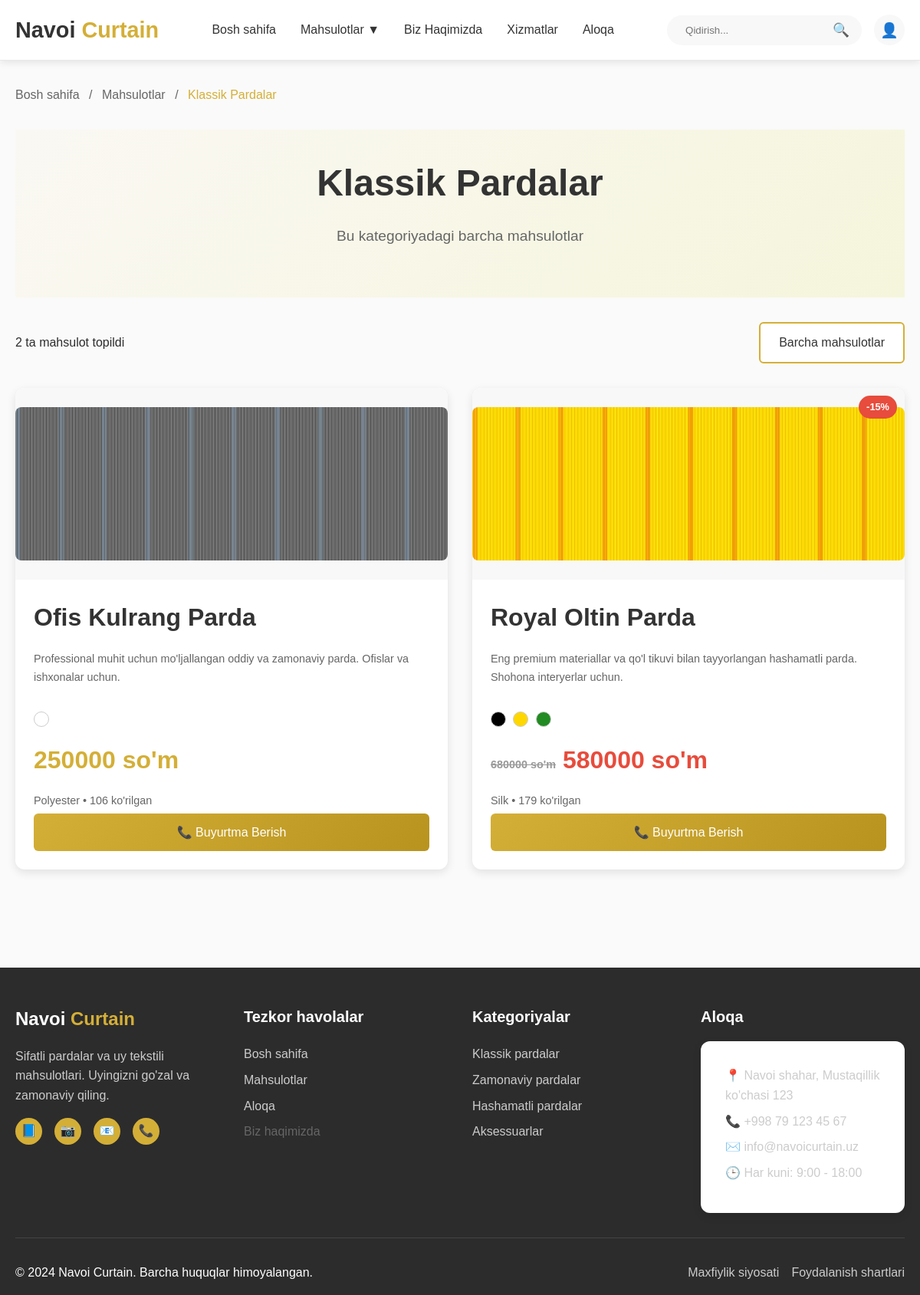
The app's page /category/4/ with its own data.
### apps/curtains/models.py (models this page shows, shortened)
class Category(models.Model):
    title = models.CharField(_('Nomi'), max_length=225, help_text=_('Kategoriya nomi'))
    created_date = models.DateTimeField(_('Yaratilgan sana'), auto_now_add=True)
    class Meta:
        verbose_name = _('Kategoriya')
        verbose_name_plural = _('Kategoriyalar')
        ordering = ['-created_date']
        db_table = 'categories'

class Curtain(models.Model):
    FABRIC_CHOICES = [
        ('cotton', _('Paxta')),
        ('silk', _('Ipak')),
        ('linen', _('Zig\'ir')),
        ('polyester', _('Polyester')),
        ('velvet', _('Baxmal')),
        ('other', _('Boshqa')),
    ]
    STATUS_CHOICES = [
        ('available', _('Mavjud')),
        ('out_of_stock', _('Tugagan')),
        ('discontinued', _('To\'xtatilgan')),
    ]
    title = models.CharField(_('Nomi'), max_length=225, help_text=_('Parda nomi'))
    slug = models.SlugField(_('Slug'), max_length=255, unique=True, blank=True)
    content = models.TextField(_('Ta\'rif'), null=True, blank=True, help_text=_('Parda haqida batafsil ma\'lumot'))
    price = models.PositiveIntegerField(_('Narxi'), help_text=_('So\'mda narx'))
    discount_price = models.PositiveIntegerField(_('Chegirmali narx'), null=True, blank=True)
    category = models.ForeignKey(Category, on_delete=models.SET_NULL, null=True,
                               related_name='curtains', verbose_name=_('Kategoriya'))
    colors = models.ManyToManyField(Color, verbose_name=_('Ranglar'), blank=True,
                                  related_name='curtains')
    fabric_type = models.CharField(_('Mato turi'), max_length=20, choices=FABRIC_CHOICES,
                                 default='other')
    width = models.PositiveIntegerField(_('Eni (sm)'), null=True, blank=True)
    height = models.PositiveIntegerField(_('Balandligi (sm)'), null=True, blank=True)
    status = models.CharField(_('Holati'), max_length=20, choices=STATUS_CHOICES, default='available')
    is_featured = models.BooleanField(_('Asosiy'), default=False,
                                    help_text=_('Asosiy sahifada ko\'rsatish'))
    is_active = models.BooleanField(_('Faol'), default=True)
    views = models.PositiveIntegerField(_('Ko\'rishlar soni'), default=0)
    stock_quantity = models.PositiveIntegerField(_('Ombordagi soni'), default=0)
    created_date = models.DateTimeField(_('Yaratilgan sana'), auto_now_add=True)
    modified_date = models.DateTimeField(_('O\'zgartirilgan sana'), auto_now=True)
    class Meta:
        verbose_name = _('Parda')
        verbose_name_plural = _('Pardalar')
        ordering = ['-created_date']
        db_table = 'curtains'
        indexes = [
            models.Index(fields=['slug']),
            models.Index(fields=['category', 'is_active']),
            models.Index(fields=['is_featured', 'is_active']),
        ]
    @property
    def is_on_sale(self):
        return self.discount_price and self.discount_price < self.price
    @property
    def final_price(self):
        return self.discount_price if self.is_on_sale else self.price

class CurtainImage(models.Model):
    curtain = models.ForeignKey(Curtain, on_delete=models.CASCADE, related_name='images',
                              verbose_name=_('Parda'))
    image = models.ImageField(_('Rasm'), upload_to='curtains/%Y/%m/%d/')
    alt_text = models.CharField(_('Alt matni'), max_length=255, blank=True)
    is_main = models.BooleanField(_('Asosiy rasm'), default=False)
    order = models.PositiveIntegerField(_('Tartib'), default=0)
    created_date = models.DateTimeField(_('Yaratilgan sana'), auto_now_add=True)
    class Meta:
        verbose_name = _('Parda rasmi')
        verbose_name_plural = _('Parda rasmlari')
        ordering = ['order', '-created_date']
        db_table = 'curtain_images'

class Color(models.Model):
    title = models.CharField(_('Rang nomi'), max_length=225, help_text=_('Rang nomi'))
    hex_code = models.CharField(_('Rang kodi'), max_length=7, blank=True, null=True, help_text=_('#ffffff formatida'))
    created_date = models.DateTimeField(_('Yaratilgan sana'), auto_now_add=True)
    class Meta:
        verbose_name = _('Rang')
        verbose_name_plural = _('Ranglar')
        ordering = ['title']
        db_table = 'colors'

### apps/curtains/views.py (the view)
# urls.py: path('category/<int:pk>/', views.category_detail_view, name='category_detail'),
def category_detail_view(request, pk):
    category = get_object_or_404(Category, pk=pk)
    curtains = Curtain.objects.filter(
        category=category, is_active=True
    ).select_related('category').prefetch_related('images', 'colors')
    paginator = Paginator(curtains, 12)
    page_number = request.GET.get('page')
    page_obj = paginator.get_page(page_number)
    context = {
        'category': category,
        'page_obj': page_obj,
    }
    return render(request, 'category.html', context)

### apps/curtains/templatetags/math_extras.py (called while the page is built)
@register.filter
def sub(value, arg):
    return int(value) - int(arg)

### templates/category.html (shortened to what this page needs)
<!DOCTYPE html>
<html lang="uz">
{% load static %}
<head>
    <link rel="stylesheet" href="{% static 'css/styles.css' %}">
</head>
<body>
    {% include 'header.html' %}
    <main class="main">
        <div class="container">
            <nav style="margin-bottom: 2rem;">
                <a href="{% url 'curtains:index' %}" style="color: var(--text-light); text-decoration: none;">Bosh sahifa</a>
                <span style="color: var(--text-light); margin: 0 0.5rem;">/</span>
                <a href="{% url 'curtains:products' %}" style="color: var(--text-light); text-decoration: none;">Mahsulotlar</a>
                <span style="color: var(--text-light); margin: 0 0.5rem;">/</span>
                <span style="color: var(--primary-gold);">{{ category.title }}</span>
            </nav>
            <section class="hero" style="padding: 2rem 0; margin-bottom: 2rem;">
                <h1>{{ category.title }}</h1>
                <p>Bu kategoriyadagi barcha mahsulotlar</p>
            </section>
            <div style="margin-bottom: 1rem; display: flex; justify-content: space-between; align-items: center;">
                <div>
                    {% if page_obj.paginator.count %}
                        {{ page_obj.paginator.count }} ta mahsulot topildi
                    {% else %}
                        Mahsulot topilmadi
                    {% endif %}
                </div>
                <a href="{% url 'curtains:products' %}" class="btn btn-secondary">Barcha mahsulotlar</a>
            </div>
            <section class="products-section">
                {% if page_obj %}
                <div class="products-grid">
                    {% for curtain in page_obj %}
                    <div class="product-card" {% if curtain.slug %}onclick="window.location.href='{% url 'curtains:product_detail' curtain.slug %}'"{% endif %}>
                        {% with main_image=curtain.images.first %}
                        <div class="product-image" style="position: relative;">
                            {% if main_image %}
                                <img src="{{ main_image.image.url }}" alt="{{ curtain.title }}" style="width: 100%; height: 200px; object-fit: cover; border-radius: 8px;">
                            {% else %}
                                <div style="width: 100%; height: 200px; background: var(--light-beige); display: flex; align-items: center; justify-content: center; font-size: 3rem; border-radius: 8px;">🏺</div>
                            {% endif %}
                            {% if curtain.is_on_sale %}
                            <div style="position: absolute; top: 10px; right: 10px; background: #e74c3c; color: white; padding: 5px 10px; border-radius: 15px; font-size: 0.8rem; font-weight: bold;">
                                {% load math_extras %}
                                {% widthratio curtain.discount_price curtain.price 100 as discount_percent %}
                                -{{ 100|sub:discount_percent }}%
                            </div>
                            {% endif %}
                        </div>
                        {% endwith %}
                        <div class="product-info">
                            <h3 class="product-title">{{ curtain.title }}</h3>
                            <p class="product-description">{{ curtain.content|truncatewords:15 }}</p>
                            {% if curtain.colors.all %}
                            <div class="product-colors" style="margin: 10px 0;">
                                {% for color in curtain.colors.all %}
                                    {% if color.hex_code %}
                                    <span style="display: inline-block; width: 20px; height: 20px; background: {{ color.hex_code }}; border-radius: 50%; border: 1px solid #ccc; margin-right: 5px;" title="{{ color.title }}"></span>
                                    {% endif %}
                                {% endfor %}
                            </div>
                            {% endif %}
                            <div class="product-price">
                                {% if curtain.is_on_sale %}
                                    <span style="text-decoration: line-through; color: #999; font-size: 0.9rem;">{{ curtain.price|floatformat:0 }} so'm</span>
                                    <span style="color: #e74c3c; font-weight: bold;">{{ curtain.final_price|floatformat:0 }} so'm</span>
                                {% else %}
                                    {{ curtain.price|floatformat:0 }} so'm
                                {% endif %}
                            </div>
                            <div class="product-meta" style="font-size: 0.9rem; color: #666; margin: 5px 0;">
                                <span>{{ curtain.fabric_type|capfirst }}</span> • <span>{{ curtain.views }} ko'rilgan</span>
                            </div>
                            <div class="product-actions">
                                {% if curtain.status == 'available' %}
                                <a href="{% url 'orders:quick_order' curtain.id %}" class="btn btn-primary w-full" onclick="event.stopPropagation();">
                                    📞 Buyurtma Berish
                                </a>
                                {% else %}
                                <button class="btn btn-secondary w-full" disabled>
                                    Mavjud emas
                                </button>
                                {% endif %}
                            </div>
                        </div>
                    </div>
                    {% endfor %}
                </div>
                {% else %}
                <div style="text-align: center; padding: 3rem;">
                    <h3>Bu kategoriyada hech qanday mahsulot yo'q</h3>
                    <p>Boshqa kategoriyalarni ko'rib chiqing yoki barcha mahsulotlarni ko'ring.</p>
                    <a href="{% url 'curtains:products' %}" class="btn btn-primary">Barcha mahsulotlar</a>
                </div>
                {% endif %}
            </section>
        </div>
    </main>
    {% include 'footer.html' %}
</body>
</html>

### static/css/styles.css (style rules this page uses)
* { margin: 0; padding: 0; box-sizing: border-box; }
body { font-family: 'Arial', sans-serif; line-height: 1.6; color: #2c2c2c; background-color: #fafafa; }
.container { max-width: 1200px; margin: 0 auto; padding: 0 20px; }
:root { --primary-gold: #d4af37; --light-gold: #f5e6a3; --dark-gold: #b8941f; --beige: #f5f5dc; --light-beige: #faf8f3; --dark-beige: #e6e2d3; --white: #ffffff; --light-gray: #f8f8f8; --medium-gray: #e0e0e0; --dark-gray: #2c2c2c; --text-dark: #333333; --text-light: #666666; --border-light: #e8e8e8; --shadow: rgba(0, 0, 0, 0.1); }
h1, h2, h3, h4, h5, h6 { font-weight: 600; margin-bottom: 1rem; }
h1 { font-size: 2.5rem; }
h3 { font-size: 1.5rem; }
.btn { display: inline-block; padding: 12px 24px; border: none; border-radius: 6px; text-decoration: none; font-weight: 500; text-align: center; cursor: pointer; transition: all 0.3s ease; font-size: 1rem; }
.btn-primary { background: linear-gradient(135deg, var(--primary-gold), var(--dark-gold)); color: var(--white); }
.btn-secondary { background: var(--white); color: var(--text-dark); border: 2px solid var(--primary-gold); }
html { scroll-behavior: smooth; }
.main { min-height: calc(100vh - 200px); padding: 2rem 0; }
.hero { background: linear-gradient(135deg, var(--light-beige), var(--beige)); padding: 4rem 0; text-align: center; margin-bottom: 3rem; }
.hero h1 { font-size: 3rem; margin-bottom: 1rem; color: var(--text-dark); }
.hero p { font-size: 1.2rem; color: var(--text-light); margin-bottom: 2rem; max-width: 600px; margin-left: auto; margin-right: auto; }
.products-grid { display: grid; grid-template-columns: repeat(auto-fit, minmax(280px, 1fr)); gap: 2rem; margin: 2rem 0; }
.product-card { background: var(--white); border-radius: 12px; overflow: hidden; box-shadow: 0 4px 12px var(--shadow); transition: transform 0.3s ease, box-shadow 0.3s ease; cursor: pointer; }
.product-image { width: 100%; height: 250px; background: var(--light-gray); display: flex; align-items: center; justify-content: center; font-size: 3rem; color: var(--medium-gray); }
.product-info { padding: 1.5rem; }
.product-title { font-size: 1.2rem; font-weight: 600; margin-bottom: 0.5rem; color: var(--text-dark); }
.product-description { color: var(--text-light); margin-bottom: 1rem; font-size: 0.9rem; }
.product-price { font-size: 1.3rem; font-weight: 700; color: var(--primary-gold); margin-bottom: 1rem; }
.product-actions { display: flex; gap: 0.5rem; }
.product-title { font-size: 2rem; margin-bottom: 1rem; color: var(--text-dark); }
.product-price { font-size: 2rem; font-weight: 700; color: var(--primary-gold); margin-bottom: 1rem; }
.product-description { color: var(--text-light); margin-bottom: 2rem; line-height: 1.7; }
.w-full { width: 100%; }
.product-card, .category-card { animation: fadeIn 0.6s ease-out; }

### records on screen
Category: title "Klassik Pardalar"
Curtain: images.first.image (picture), title "Ofis Kulrang Parda", content "Professional muhit uchun mo'ljallangan oddiy va zamonaviy parda. Ofislar va ishxonalar uchun.", price "250000", fabric_type "Polyester", views "106", status "📞 Buyurtma Berish"
Curtain: images.first.image (picture), value "15", title "Royal Oltin Parda", content "Eng premium materiallar va qo'l tikuvi bilan tayyorlangan hashamatli parda. Shohona interyerlar uchun.", price "680000", final_price "580000", fabric_type "Silk", views "179", status "📞 Buyurtma Berish"

### other values on screen
{{ page_obj.paginator.count }} "2"
